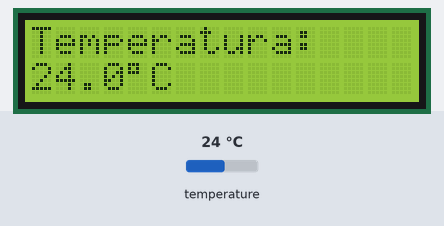
Recording of a sketch running on a simulated ESP32. Parts: 16×2 character LCD. The inputs (shaded band) are chosen by the test bench; at power-on: temperature 24 °C. WiFi joins after 1.5 s; servers stay silent unless stated; uploads are accepted with an empty reply; the local clock reads 2024-03-15 10:24:30 at power-on unless the sketch sets it; what the sketch prints to the serial monitor is not drawn.

Above: at 2.9 s.
3.0 s: temperature set to 12 °C
At 5.1 s:
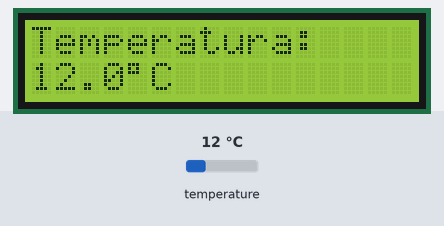
5.6 s: temperature set to 19 °C
At 7.2 s:
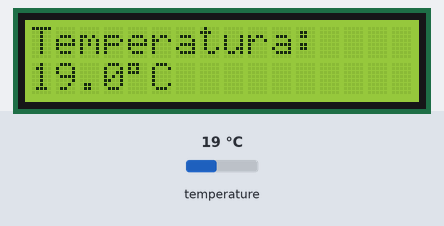
8.1 s: temperature set to 28 °C
At 10.1 s:
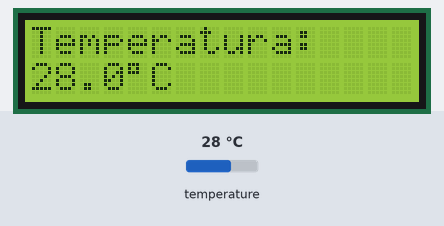
Timing chart, 0 to 11.6 s (numbered marks = the images above; inputs shaded):
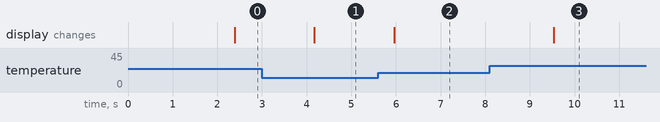

Measured:
- after the input at 3.0 s, the display: changes after 1.2 s (image 1)
- after the input at 5.6 s, the display: changes after 0.36 s (image 2)
- after the input at 8.1 s, the display: changes after 1.4 s (image 3)

The sketch:

SMT_WiFi_Cap6.ino
```cpp
/*
   Sistema de Monitoreo de Temperatura WiFi
   Capítulo 6
   ESP32+google_sheets
*/

#include <Wire.h>
#include <LiquidCrystal_I2C.h>
#include <OneWire.h>
#include <DallasTemperature.h>
#include <WiFi.h>
#include <time.h>
#include <HTTPClient.h>
#include <WebServer.h>

const char* ssid = "TU_WIFI";
const char* password = "TU_PASSWORD";

const char* servidorGoogle = "TU_URL_DE_GOOGLE_APPS_SCRIPT";

WebServer servidor(80);

LiquidCrystal_I2C lcd(0x27, 16, 2);

#define ONE_WIRE_BUS 4

OneWire oneWire(ONE_WIRE_BUS);
DallasTemperature sensores(&oneWire);

float temperatura = 0;

const unsigned long intervaloRegistro = 10000;
unsigned long ultimoRegistro = 0;

const char pagina[] PROGMEM = R"rawliteral(
<!DOCTYPE html>
<html>
<head>
<meta charset="UTF-8">
<title>Monitor de Temperatura</title>
<style>
body{
font-family:Arial;
background:#f2f2f2;
text-align:center;
margin-top:60px;
}
h1{
color:#1565C0;
}
p{
font-size:24px;
}
.temperatura{
font-size:60px;
font-weight:bold;
color:#E53935;
}
</style>
</head>
<body>
<h1>Sistema de Monitoreo</h1>
<p>Temperatura actual</p>
<div class="temperatura"id="temperatura">
%TEMPERATURA%
</div>
<script>
function actualizarTemperatura() {
  fetch("/temperatura")
    .then(respuesta => respuesta.text())
    .then(dato => {
      document.getElementById("temperatura").innerHTML =
        dato + " &deg;C";
    });
}
setInterval(actualizarTemperatura, 1000);
</script>
</body>
</html>
)rawliteral";

void paginaPrincipal() {
  String html = pagina;
  html.replace("%TEMPERATURA%", String(temperatura, 1) + " &deg;C");
  servidor.send(200, "text/html", html);
}

void enviarTemperatura() {
  servidor.send(200, "text/plain", String(temperatura, 1));
}

void setup() {

  Serial.begin(115200);

  lcd.init();
  lcd.backlight();

  sensores.begin();

  lcd.setCursor(0, 0);
  lcd.print("Temperatura:");

  WiFi.begin(ssid, password);

  Serial.print("Conectando");

  while (WiFi.status() != WL_CONNECTED) {
    delay(500);
    Serial.print(".");
  }

  Serial.println();
  Serial.println();
  Serial.println("WiFi conectado");

  Serial.print("Direccion IP: ");
  Serial.println(WiFi.localIP());

  configTime(-3 * 3600, 0, "pool.ntp.org", "time.nist.gov");

  Serial.println("Sincronizando fecha y hora...");

  struct tm tiempo;

  while (!getLocalTime(&tiempo)) {
    Serial.print(".");
    delay(500);
  }

  Serial.println();
  Serial.println("Fecha y hora sincronizadas.");

  Serial.print("Fecha: ");
  Serial.printf("%02d/%02d/%04d\n",
                tiempo.tm_mday,
                tiempo.tm_mon + 1,
                tiempo.tm_year + 1900);

  Serial.print("Hora: ");
  Serial.printf("%02d:%02d:%02d\n",
                tiempo.tm_hour,
                tiempo.tm_min,
                tiempo.tm_sec);

  servidor.on("/", paginaPrincipal);
  servidor.on("/temperatura", enviarTemperatura);

  servidor.begin();

  Serial.println("Servidor Web iniciado");

}

void loop() {

  sensores.requestTemperatures();

  temperatura = sensores.getTempCByIndex(0);

  lcd.setCursor(0, 1);
  lcd.print("                ");
  lcd.setCursor(0, 1);
  lcd.print(temperatura, 1);
  lcd.print((char)223);
  lcd.print("C");

  struct tm tiempoActual;

  if (getLocalTime(&tiempoActual)) {

    char datos[50];

    snprintf(datos, sizeof(datos),
             "%02d/%02d/%04d | %02d:%02d:%02d | %.1f C",
             tiempoActual.tm_mday,
             tiempoActual.tm_mon + 1,
             tiempoActual.tm_year + 1900,
             tiempoActual.tm_hour,
             tiempoActual.tm_min,
             tiempoActual.tm_sec,
             temperatura);

    Serial.println(datos);

    if (millis() - ultimoRegistro >= intervaloRegistro) {

      ultimoRegistro = millis();

      if (WiFi.status() == WL_CONNECTED) {

        HTTPClient http;

        String url = String(servidorGoogle) +
                     "?fecha=" + String(tiempoActual.tm_mday) +
                     "/" + String(tiempoActual.tm_mon + 1) +
                     "/" + String(tiempoActual.tm_year + 1900) +
                     "&hora=" + String(tiempoActual.tm_hour) +
                     ":" + String(tiempoActual.tm_min) +
                     ":" + String(tiempoActual.tm_sec) +
                     "&temperatura=" + String(temperatura, 1);

        http.begin(url);

        int codigoRespuesta = http.GET();

        Serial.print("Codigo HTTP: ");
        Serial.println(codigoRespuesta);

        http.end();

      }
    }

  }

  servidor.handleClient();

  delay(1000);

}
```
